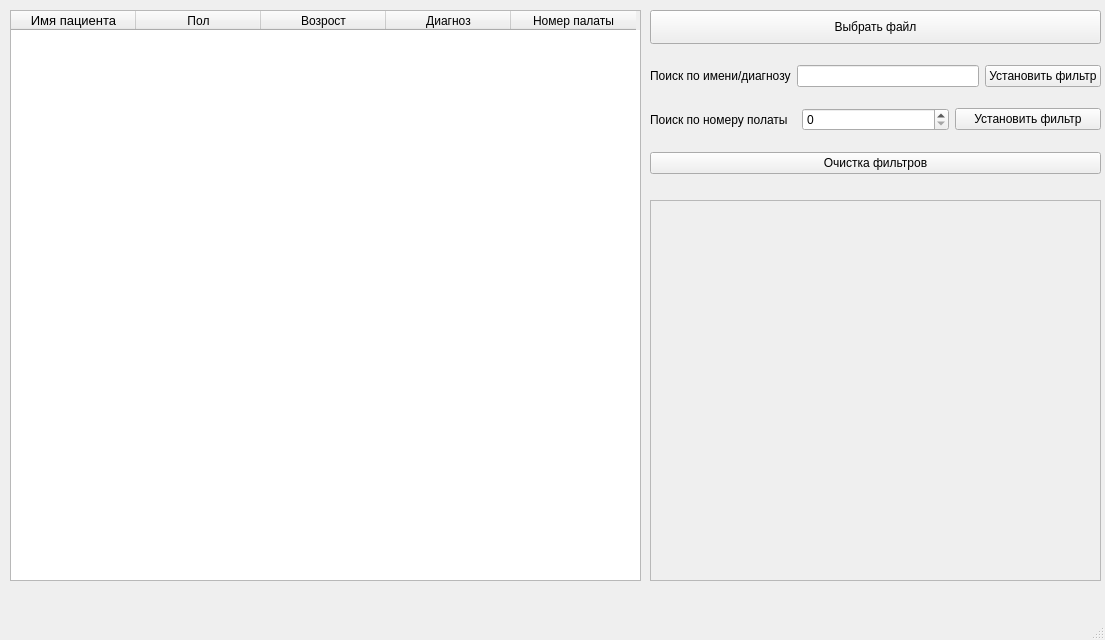
<?xml version="1.0" encoding="UTF-8"?>
<ui version="4.0">
 <class>MainWindow</class>
 <widget class="QMainWindow" name="MainWindow">
  <property name="geometry">
   <rect>
    <x>0</x>
    <y>0</y>
    <width>1105</width>
    <height>640</height>
   </rect>
  </property>
  <property name="minimumSize">
   <size>
    <width>1105</width>
    <height>640</height>
   </size>
  </property>
  <property name="maximumSize">
   <size>
    <width>1105</width>
    <height>640</height>
   </size>
  </property>
  <property name="windowTitle">
   <string>MainWindow</string>
  </property>
  <widget class="QWidget" name="centralwidget">
   <widget class="QPushButton" name="selectfilebutton">
    <property name="geometry">
     <rect>
      <x>650</x>
      <y>10</y>
      <width>451</width>
      <height>34</height>
     </rect>
    </property>
    <property name="text">
     <string>Выбрать файл</string>
    </property>
   </widget>
   <widget class="QWidget" name="verticalLayoutWidget">
    <property name="geometry">
     <rect>
      <x>650</x>
      <y>50</y>
      <width>451</width>
      <height>141</height>
     </rect>
    </property>
    <layout class="QVBoxLayout" name="verticalLayout_2">
     <item>
      <layout class="QHBoxLayout" name="horizontalLayout_3">
       <item>
        <widget class="QLabel" name="label">
         <property name="text">
          <string>Поиск по имени/диагнозу</string>
         </property>
        </widget>
       </item>
       <item>
        <widget class="QLineEdit" name="lineEdit"/>
       </item>
       <item>
        <widget class="QPushButton" name="findbynamebutton">
         <property name="text">
          <string>Установить фильтр</string>
         </property>
        </widget>
       </item>
      </layout>
     </item>
     <item>
      <layout class="QHBoxLayout" name="horizontalLayout_2">
       <item>
        <widget class="QLabel" name="label_2">
         <property name="text">
          <string>Поиск по номеру полаты</string>
         </property>
        </widget>
       </item>
       <item>
        <widget class="QSpinBox" name="findbyamountedit"/>
       </item>
       <item>
        <widget class="QPushButton" name="findbyamountbutton">
         <property name="text">
          <string>Установить фильтр</string>
         </property>
        </widget>
       </item>
      </layout>
     </item>
     <item>
      <widget class="QPushButton" name="cancell">
       <property name="text">
        <string>Очистка фильтров</string>
       </property>
      </widget>
     </item>
    </layout>
   </widget>
   <widget class="QTableWidget" name="tableWidget">
    <property name="enabled">
     <bool>true</bool>
    </property>
    <property name="geometry">
     <rect>
      <x>10</x>
      <y>10</y>
      <width>631</width>
      <height>571</height>
     </rect>
    </property>
    <property name="maximumSize">
     <size>
      <width>1000</width>
      <height>1000</height>
     </size>
    </property>
    <property name="toolTipDuration">
     <number>-4</number>
    </property>
    <property name="inputMethodHints">
     <set>Qt::ImhNone</set>
    </property>
    <property name="rowCount">
     <number>0</number>
    </property>
    <attribute name="horizontalHeaderCascadingSectionResizes">
     <bool>false</bool>
    </attribute>
    <attribute name="horizontalHeaderDefaultSectionSize">
     <number>125</number>
    </attribute>
    <column>
     <property name="text">
      <string>Имя пациента</string>
     </property>
     <property name="font">
      <font>
       <pointsize>10</pointsize>
      </font>
     </property>
    </column>
    <column>
     <property name="text">
      <string>Пол</string>
     </property>
    </column>
    <column>
     <property name="text">
      <string>Возрост</string>
     </property>
    </column>
    <column>
     <property name="text">
      <string>Диагноз</string>
     </property>
    </column>
    <column>
     <property name="text">
      <string>Номер палаты</string>
     </property>
    </column>
   </widget>
   <widget class="QFrame" name="frame">
    <property name="geometry">
     <rect>
      <x>650</x>
      <y>200</y>
      <width>451</width>
      <height>381</height>
     </rect>
    </property>
    <property name="frameShape">
     <enum>QFrame::StyledPanel</enum>
    </property>
    <property name="frameShadow">
     <enum>QFrame::Raised</enum>
    </property>
   </widget>
  </widget>
  <widget class="QMenuBar" name="menubar">
   <property name="geometry">
    <rect>
     <x>0</x>
     <y>0</y>
     <width>1105</width>
     <height>30</height>
    </rect>
   </property>
  </widget>
  <widget class="QStatusBar" name="statusbar"/>
 </widget>
 <resources/>
 <connections/>
</ui>
